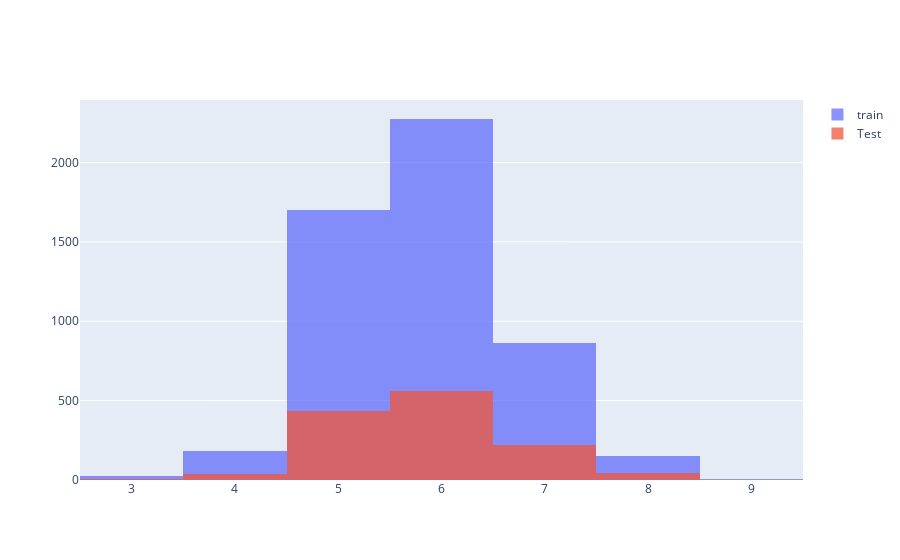

The code cell stored with this chart in its notebook:
### Code cell
import plotly.graph_objects as go

fig = go.Figure()
fig.add_trace(go.Histogram(x=X_train["quality"], name = 'train'))
fig.add_trace(go.Histogram(x=X_test["quality"], name='Test'))

fig.update_layout(barmode= 'overlay') #겹쳐보이게
fig.update_traces(opacity=0.75) # 투명도
fig.show()

### Figure 1 — Plotly figure (JSON) as saved in the notebook; plotly's stock layout.template omitted (floating-point values rounded to 4 significant figures; data arrays with more than 128 entries replaced by an {"elided": "..."} marker saying what was removed)
{"data": [{"name": "train", "opacity": 0.75, "type": "histogram", "x": {"elided": "5197 int values"}}, {"name": "Test", "opacity": 0.75, "type": "histogram", "x": {"elided": "1300 int values"}}], "layout": {"barmode": "overlay"}}
